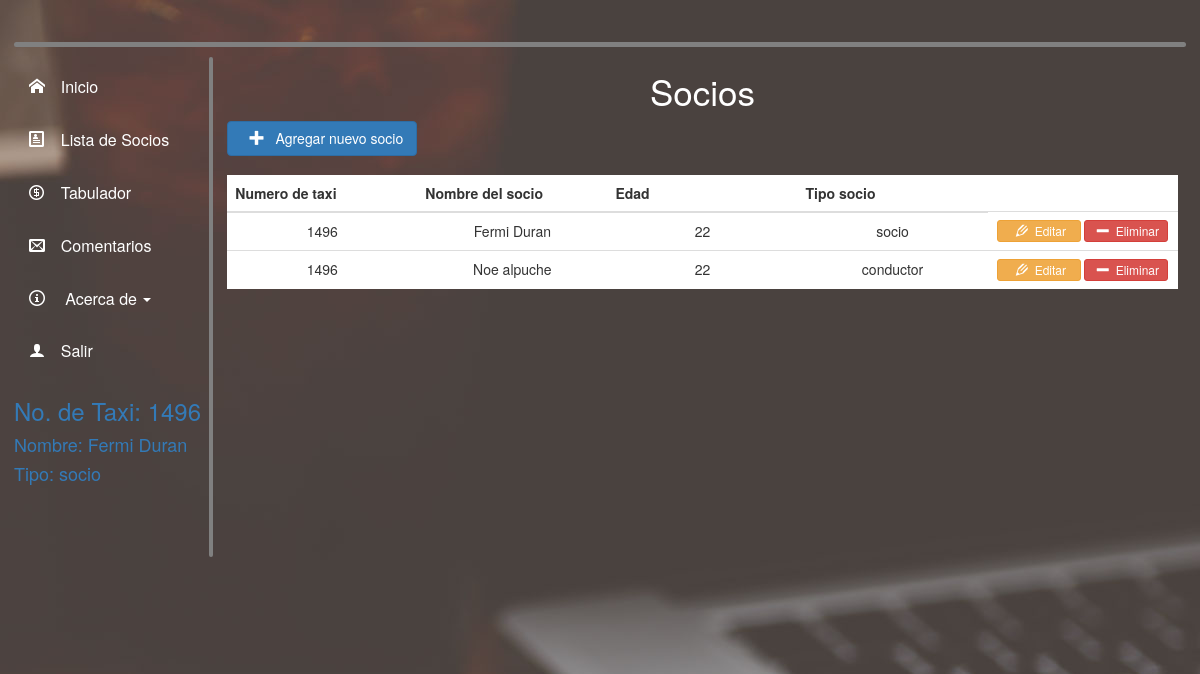
/TaxiSeguro/static/php/sistema/sistema.php?p=sociolista (signed in), run on the app's committed database.
### tables this page shows
CREATE TABLE `socio` (
  `id` int(10) NOT NULL,
  `numerotaxi` int(10) NOT NULL,
  `nombresocio` varchar(255) NOT NULL,
  `password` varchar(25) NOT NULL,
  `edad` int(3) NOT NULL,
  `tiposocio` varchar(25) NOT NULL,
  `foto` longblob NOT NULL
);

### TaxiSeguro/static/php/sistema/sociolista.php (the view, shortened to what this page needs)
<section class="principalinfo">
<h2>Socios</h2>
<?php
    include("conexion.php");
    if($_SESSION['tiposocio']=="administrador") {
        $query="SELECT id, numerotaxi, nombresocio, password, edad, tiposocio FROM socio";
    }else if($_SESSION['tiposocio']=="socio") {
        $query="SELECT id, numerotaxi, nombresocio, password, edad, tiposocio FROM socio WHERE numerotaxi LIKE '$numerotaxi%'";
    }else{
        $query="SELECT id, numerotaxi, nombresocio, password, edad, tiposocio FROM socio WHERE numerotaxi LIKE '$numerotaxi%'";
    }
    $resultado=$mysqli->query($query);
?>
<?php
    if($_SESSION['tiposocio']=="administrador") {
        echo'<button class="btn btn-primary btn-block boton1" type="button" data-toggle="modal" data-target="#ModalAdd" id="vibrate-dos"><span class="icon-plus" ></span> Agregar nuevo socio</button>';
    }else if($_SESSION['tiposocio']=="socio") {
        echo'<button class="btn btn-primary btn-block boton1" type="button" data-toggle="modal" data-target="#ModalAdd"><span class="icon-plus"></span> Agregar nuevo socio</button>';
    }else{
    }
?>
<div class="table-responsive tabla22" id="tabledefinida">
    <table class="table table-hover tabla1">
        <thead>
        <tr class="encabezadotabla">
            <th>Numero de taxi</th>
            <th>Nombre del socio</th>
            <th>Edad</th>
            <th>Tipo socio</th>
        </tr>
        </thead>
        <tbody>
        <?php while($socio=$resultado->fetch_assoc()){ ?>
                <tr>
                    <td><?php echo $socio['numerotaxi'];?></td>
                    <td><?php echo $socio['nombresocio'];?></td>
                    <td><?php echo $socio['edad'];?></td>
                    <td><?php echo $socio['tiposocio'];?></td>
                        <?php
                            if($_SESSION['tiposocio']=="administrador") {
                                echo'<td>';
                                    echo'<a class="btn btn-warning btn-xs" href="sociomodificar.php?id=';?><?php echo $socio['id'];?><?php echo'"  type="button" data-toggle="modal" data-target="#ModalVer"><span class="icon-pencil2"></span> Editar</a>';
                                    echo'<a class="btn btn-danger btn-xs" href="socioeliminar.php?id=';?><?php echo $socio['id'];?><?php echo'"  type="button" data-toggle="modal" data-target="#ModalVer"><span class="icon-minus"></span> Eliminar</a>';
                                echo'</td>';
                            }else if($_SESSION['tiposocio']=="socio") {
                                echo'<td>';
                                echo'<a class="btn btn-warning btn-xs" href="sociomodificar.php?id=';?><?php echo $socio['id'];?><?php echo'"  type="button" data-toggle="modal" data-target="#ModalVer"><span class="icon-pencil2"></span> Editar</a>';
                                echo'<a class="btn btn-danger btn-xs" href="socioeliminar.php?id=';?><?php echo $socio['id'];?><?php echo'"  type="button" data-toggle="modal" data-target="#ModalVer"><span class="icon-minus"></span> Eliminar</a>';
                                echo'</td>';
                            }else{
                            }
                        ?>
                </tr>
                <?php } ?>
        </tbody>
    </table>
</div>
</section>

### TaxiSeguro/static/css/stylesistema.css (style rules this page uses)
@media (min-width: 720px) { * { margin: 0%; padding: 0%; border:0%; } }
@media (min-width: 720px) { body { margin-left: 1em; margin-right: 1em; text-align: center; } }
@media (min-width: 720px) { .principalinfo { margin-left: 1em; margin-top: 1em; float: left; height: 555px; width: 81.1%; } }
@media (min-width: 720px) { .principalinfo > h2 { font-size: 35px; margin: .15em; margin-top: .15em; margin-bottom: .15em; color: white; padding-top: .15em; padding-bottom: .15em; border-radius: 50px; } }
@media (min-width: 720px) { .principalinfo .boton1 { width: 20%; height: 35px; margin-bottom: 1%; } }
@media (min-width: 720px) { .principalinfo span { margin-left: 5%; margin-right: 5%; } }
@media (min-width: 720px) { .tabla1 { margin-top: 1%; background-color: white; } }
@media (min-width: 720px) { .tabla1 .btn { float: left; width: 48%; margin-left: 1%; margin-right: 1%; } }
@media (min-width: 720px) { .tabla1 td { width: 16.6%; } }
@media (min-width: 720px) { .encabezadotabla { background: #b0c4de; background-color: white; } }

### TaxiSeguro/static/css/movilsistema.css (style rules this page uses)
* { margin: 0%; padding: 0%; border:0%; }
body { margin-left: 1em; margin-right: 1em; text-align: center; }
h2,h3,h4 { color: white; }
.principalinfo { margin-left: 1%; margin-top: 1%; float: left; height: 100%; width: 100%; }
.principalinfo .boton1 { width: 60%; height: 35px; margin-bottom: 5%; }
.principalinfo span { margin-left: 5%; margin-right: 5%; }
.encabezadotabla { background: #b0c4de; background-color: white; }
.tabla22 { display: none; }

### TaxiSeguro/static/php/sistema/sistema.php (style rules this page uses)
body { background-image: url("../../img/header.jpg"); background-size: cover, no-repeat; }

### data on the page
socio: numerotaxi "1496", nombresocio "Fermi Duran", edad "22", tiposocio "socio"
socio: numerotaxi "1496", nombresocio "Noe alpuche", edad "22", tiposocio "conductor"

### other printed values
$_SESSION['numerotaxi'] "1496"
$_SESSION['nombresocio'] "Fermi Duran"
$_SESSION['tiposocio'] "socio"
